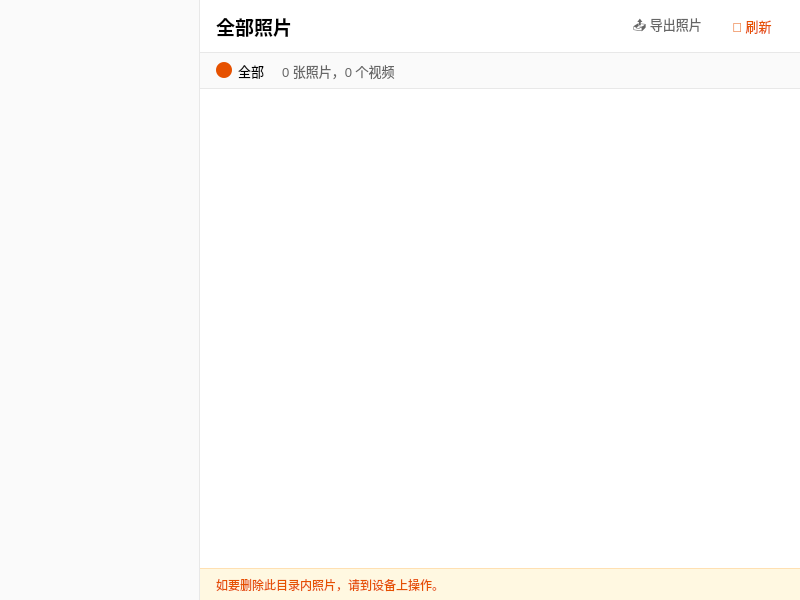
<?xml version="1.0" encoding="UTF-8"?>
<ui version="4.0">
 <class>PhotoPage</class>
 <widget class="QWidget" name="PhotoPage">
  <property name="geometry">
   <rect>
    <x>0</x>
    <y>0</y>
    <width>800</width>
    <height>600</height>
   </rect>
  </property>
  <layout class="QHBoxLayout" name="mainLayout">
   <property name="spacing">
    <number>0</number>
   </property>
   <property name="leftMargin">
    <number>0</number>
   </property>
   <property name="topMargin">
    <number>0</number>
   </property>
   <property name="rightMargin">
    <number>0</number>
   </property>
   <property name="bottomMargin">
    <number>0</number>
   </property>
   <!-- 左侧相册边栏 -->
   <item>
    <widget class="QFrame" name="albumSidebar">
     <property name="minimumSize">
      <size>
       <width>160</width>
       <height>0</height>
      </size>
     </property>
     <property name="maximumSize">
      <size>
       <width>200</width>
       <height>16777215</height>
      </size>
     </property>
     <property name="styleSheet">
      <string>QFrame#albumSidebar {
    background-color: #fafafa;
    border-right: 1px solid #e8e8e8;
}</string>
     </property>
     <property name="frameShape">
      <enum>QFrame::NoFrame</enum>
     </property>
     <layout class="QVBoxLayout" name="albumSidebarLayout">
      <property name="spacing">
       <number>0</number>
      </property>
      <property name="leftMargin">
       <number>0</number>
      </property>
      <property name="topMargin">
       <number>8</number>
      </property>
      <property name="rightMargin">
       <number>0</number>
      </property>
      <property name="bottomMargin">
       <number>8</number>
      </property>
      <item>
       <widget class="QTreeWidget" name="albumTree">
        <property name="styleSheet">
         <string>QTreeWidget {
    background-color: transparent;
    border: none;
    outline: none;
    font-size: 13px;
}
QTreeWidget::item {
    padding: 6px 12px;
    border: none;
    min-height: 24px;
}
QTreeWidget::item:selected {
    background-color: #fff3e0;
    color: #e65100;
}
QTreeWidget::item:hover:!selected {
    background-color: #f5f5f5;
}
QTreeWidget::branch {
    background-color: transparent;
}
QTreeWidget::branch:has-children:!has-siblings:closed,
QTreeWidget::branch:closed:has-children:has-siblings {
    border-image: none;
    image: url(:/icons/branch-closed.png);
}
QTreeWidget::branch:open:has-children:!has-siblings,
QTreeWidget::branch:open:has-children:has-siblings {
    border-image: none;
    image: url(:/icons/branch-open.png);
}</string>
        </property>
        <property name="headerHidden">
         <bool>true</bool>
        </property>
        <property name="indentation">
         <number>16</number>
        </property>
        <property name="rootIsDecorated">
         <bool>true</bool>
        </property>
        <property name="animated">
         <bool>true</bool>
        </property>
        <column>
         <property name="text">
          <string>相册</string>
         </property>
        </column>
       </widget>
      </item>
     </layout>
    </widget>
   </item>
   <!-- 右侧内容区 -->
   <item>
    <widget class="QFrame" name="contentArea">
     <property name="styleSheet">
      <string>QFrame#contentArea {
    background-color: #ffffff;
}</string>
     </property>
     <property name="frameShape">
      <enum>QFrame::NoFrame</enum>
     </property>
     <layout class="QVBoxLayout" name="contentLayout">
      <property name="spacing">
       <number>0</number>
      </property>
      <property name="leftMargin">
       <number>0</number>
      </property>
      <property name="topMargin">
       <number>0</number>
      </property>
      <property name="rightMargin">
       <number>0</number>
      </property>
      <property name="bottomMargin">
       <number>0</number>
      </property>
      <!-- 顶部标题栏 -->
      <item>
       <widget class="QFrame" name="headerBar">
        <property name="minimumSize">
         <size>
          <width>0</width>
          <height>50</height>
         </size>
        </property>
        <property name="maximumSize">
         <size>
          <width>16777215</width>
          <height>60</height>
         </size>
        </property>
        <property name="styleSheet">
         <string>QFrame#headerBar {
    background-color: #ffffff;
    border-bottom: 1px solid #e8e8e8;
}</string>
        </property>
        <property name="frameShape">
         <enum>QFrame::NoFrame</enum>
        </property>
        <layout class="QHBoxLayout" name="headerLayout">
         <property name="leftMargin">
          <number>16</number>
         </property>
         <property name="topMargin">
          <number>8</number>
         </property>
         <property name="rightMargin">
          <number>16</number>
         </property>
         <property name="bottomMargin">
          <number>8</number>
         </property>
         <item>
          <widget class="QLabel" name="albumTitleLabel">
           <property name="text">
            <string>全部照片</string>
           </property>
           <property name="font">
            <font>
             <pointsize>14</pointsize>
             <weight>75</weight>
             <bold>true</bold>
            </font>
           </property>
          </widget>
         </item>
         <item>
          <spacer name="headerSpacer">
           <property name="orientation">
            <enum>Qt::Horizontal</enum>
           </property>
           <property name="sizeHint" stdset="0">
            <size>
             <width>40</width>
             <height>20</height>
            </size>
           </property>
          </spacer>
         </item>
         <item>
          <widget class="QPushButton" name="exportButton">
           <property name="text">
            <string>📤 导出照片</string>
           </property>
           <property name="styleSheet">
            <string>QPushButton {
    background-color: transparent;
    border: none;
    color: #666666;
    padding: 6px 12px;
    font-size: 13px;
}
QPushButton:hover {
    color: #1976d2;
}
QPushButton:pressed {
    color: #0d47a1;
}</string>
           </property>
          </widget>
         </item>
         <item>
          <widget class="QPushButton" name="refreshButton">
           <property name="text">
            <string>🔄 刷新</string>
           </property>
           <property name="styleSheet">
            <string>QPushButton {
    background-color: transparent;
    border: none;
    color: #e65100;
    padding: 6px 12px;
    font-size: 13px;
}
QPushButton:hover {
    color: #bf360c;
}
QPushButton:pressed {
    color: #8d1c06;
}</string>
           </property>
          </widget>
         </item>
        </layout>
       </widget>
      </item>
      <!-- 统计信息栏 -->
      <item>
       <widget class="QFrame" name="statsBar">
        <property name="minimumSize">
         <size>
          <width>0</width>
          <height>36</height>
         </size>
        </property>
        <property name="maximumSize">
         <size>
          <width>16777215</width>
          <height>40</height>
         </size>
        </property>
        <property name="styleSheet">
         <string>QFrame#statsBar {
    background-color: #fafafa;
    border-bottom: 1px solid #e8e8e8;
}</string>
        </property>
        <property name="frameShape">
         <enum>QFrame::NoFrame</enum>
        </property>
        <layout class="QHBoxLayout" name="statsLayout">
         <property name="leftMargin">
          <number>16</number>
         </property>
         <property name="topMargin">
          <number>4</number>
         </property>
         <property name="rightMargin">
          <number>16</number>
         </property>
         <property name="bottomMargin">
          <number>4</number>
         </property>
         <item>
          <widget class="QRadioButton" name="selectAllRadio">
           <property name="text">
            <string>全部</string>
           </property>
           <property name="checked">
            <bool>true</bool>
           </property>
           <property name="styleSheet">
            <string>QRadioButton {
    spacing: 6px;
    font-size: 13px;
}
QRadioButton::indicator {
    width: 16px;
    height: 16px;
}
QRadioButton::indicator:checked {
    background-color: #e65100;
    border-radius: 8px;
}</string>
           </property>
          </widget>
         </item>
         <item>
          <widget class="QLabel" name="photoCountLabel">
           <property name="text">
            <string>0 张照片，0 个视频</string>
           </property>
           <property name="styleSheet">
            <string>color: #666666; font-size: 13px; padding-left: 8px;</string>
           </property>
          </widget>
         </item>
         <item>
          <spacer name="statsSpacer">
           <property name="orientation">
            <enum>Qt::Horizontal</enum>
           </property>
           <property name="sizeHint" stdset="0">
            <size>
             <width>40</width>
             <height>20</height>
            </size>
           </property>
          </spacer>
         </item>
        </layout>
       </widget>
      </item>
      <!-- 照片网格区域 -->
      <item>
       <widget class="QScrollArea" name="photoScrollArea">
        <property name="styleSheet">
         <string>QScrollArea {
    border: none;
    background-color: #ffffff;
}
QScrollBar:vertical {
    background-color: #f5f5f5;
    width: 8px;
    border-radius: 4px;
}
QScrollBar::handle:vertical {
    background-color: #c0c0c0;
    border-radius: 4px;
    min-height: 30px;
}
QScrollBar::handle:vertical:hover {
    background-color: #a0a0a0;
}
QScrollBar::add-line:vertical, QScrollBar::sub-line:vertical {
    height: 0px;
}</string>
        </property>
        <property name="widgetResizable">
         <bool>true</bool>
        </property>
        <property name="horizontalScrollBarPolicy">
         <enum>Qt::ScrollBarAlwaysOff</enum>
        </property>
        <widget class="QWidget" name="photoGridContainer">
         <property name="styleSheet">
          <string>QWidget#photoGridContainer {
    background-color: #ffffff;
}</string>
         </property>
         <layout class="QVBoxLayout" name="photoGridLayout">
          <property name="spacing">
           <number>8</number>
          </property>
          <property name="leftMargin">
           <number>16</number>
          </property>
          <property name="topMargin">
           <number>16</number>
          </property>
          <property name="rightMargin">
           <number>16</number>
          </property>
          <property name="bottomMargin">
           <number>16</number>
          </property>
         </layout>
        </widget>
       </widget>
      </item>
      <!-- 底部状态栏 -->
      <item>
       <widget class="QFrame" name="bottomBar">
        <property name="minimumSize">
         <size>
          <width>0</width>
          <height>32</height>
         </size>
        </property>
        <property name="maximumSize">
         <size>
          <width>16777215</width>
          <height>36</height>
         </size>
        </property>
        <property name="styleSheet">
         <string>QFrame#bottomBar {
    background-color: #fff8e1;
    border-top: 1px solid #ffe0b2;
}</string>
        </property>
        <property name="frameShape">
         <enum>QFrame::NoFrame</enum>
        </property>
        <layout class="QHBoxLayout" name="bottomLayout">
         <property name="leftMargin">
          <number>16</number>
         </property>
         <property name="topMargin">
          <number>4</number>
         </property>
         <property name="rightMargin">
          <number>16</number>
         </property>
         <property name="bottomMargin">
          <number>4</number>
         </property>
         <item>
          <widget class="QLabel" name="statusLabel">
           <property name="text">
            <string>如要删除此目录内照片，请到设备上操作。</string>
           </property>
           <property name="styleSheet">
            <string>color: #e65100; font-size: 12px;</string>
           </property>
          </widget>
         </item>
         <item>
          <spacer name="bottomSpacer">
           <property name="orientation">
            <enum>Qt::Horizontal</enum>
           </property>
           <property name="sizeHint" stdset="0">
            <size>
             <width>40</width>
             <height>20</height>
            </size>
           </property>
          </spacer>
         </item>
        </layout>
       </widget>
      </item>
     </layout>
    </widget>
   </item>
  </layout>
 </widget>
 <resources/>
 <connections/>
</ui>
